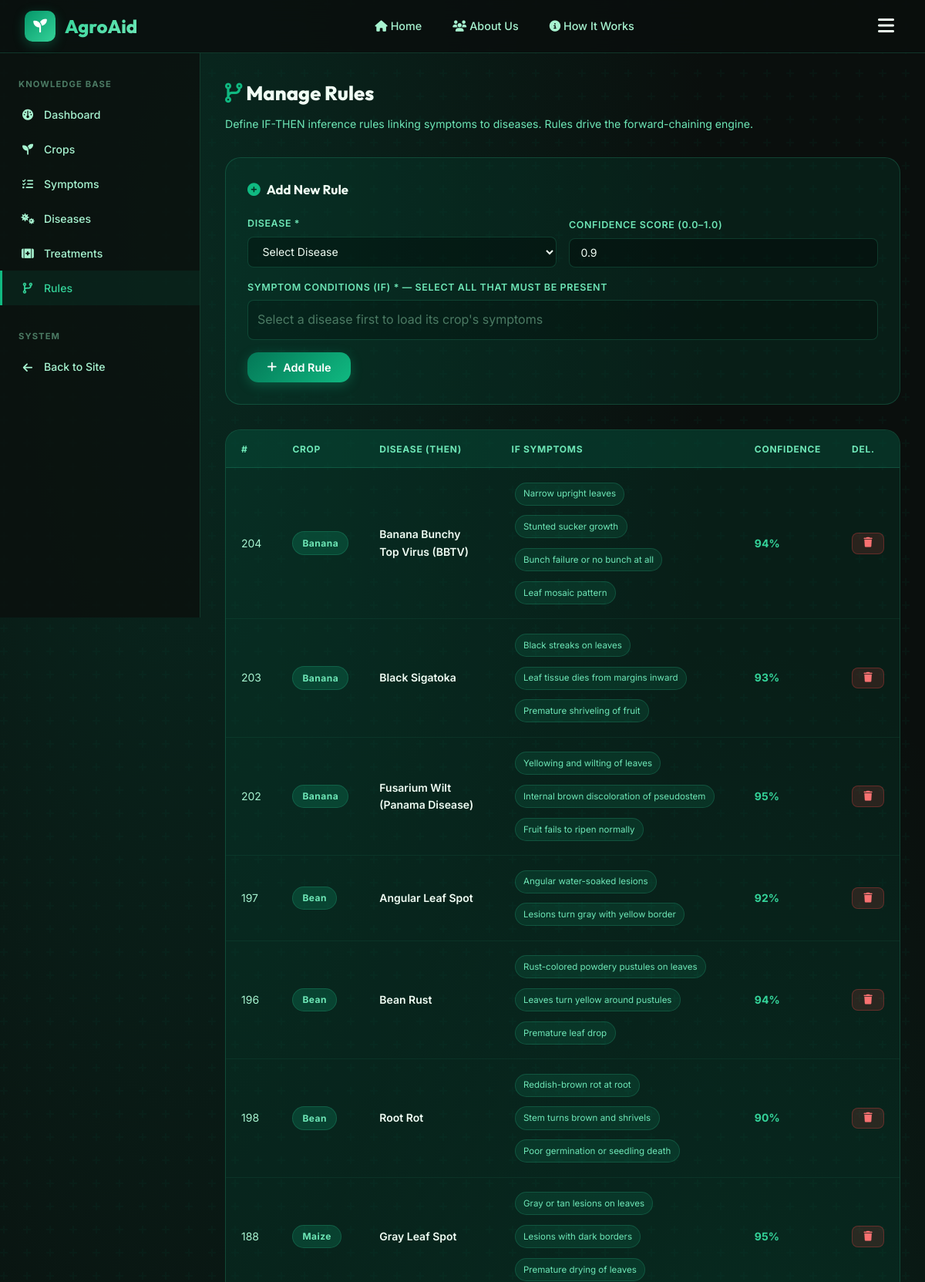
/admin/rules (signed in, upper part), run on the app's committed database.
### tables this page shows
CREATE TABLE rules (
            id INTEGER PRIMARY KEY AUTOINCREMENT,
            disease_id INTEGER NOT NULL,
            confidence_score REAL DEFAULT 1.0,
            FOREIGN KEY (disease_id) REFERENCES diseases(id) ON DELETE CASCADE
        );

CREATE TABLE crops (
            id INTEGER PRIMARY KEY AUTOINCREMENT,
            name TEXT NOT NULL UNIQUE,
            description TEXT,
            icon TEXT DEFAULT 'fa-seedling'
        );

CREATE TABLE diseases (
            id INTEGER PRIMARY KEY AUTOINCREMENT,
            crop_id INTEGER NOT NULL,
            name TEXT NOT NULL,
            description TEXT,
            severity TEXT DEFAULT 'Moderate',
            FOREIGN KEY (crop_id) REFERENCES crops(id) ON DELETE CASCADE
        );

CREATE TABLE symptoms (
            id INTEGER PRIMARY KEY AUTOINCREMENT,
            crop_id INTEGER NOT NULL,
            name TEXT NOT NULL,
            description TEXT,
            FOREIGN KEY (crop_id) REFERENCES crops(id) ON DELETE CASCADE
        );

### app.py (the view, shortened to what this page needs)
@app.route('/admin/rules', methods=['GET', 'POST'])
@login_required
def admin_rules():
    rules = db.get_all_rules()
    diseases = db.get_all_diseases()
    symptoms = db.get_all_symptoms()
    rules_with_symptoms = []
    for rule in rules:
        rule_sym_names = db.get_rule_symptoms(rule['id'])
        rules_with_symptoms.append({**dict(rule), 'symptom_names': rule_sym_names})
    return render_template('admin/rules.html',
                           rules=rules_with_symptoms,
                           diseases=diseases,
                           symptoms=symptoms)

### app.py (called while the page is built)
def login_required(f):
    @wraps(f)
    def decorated_function(*args, **kwargs):
        if not session.get('logged_in'):
            flash('Please log in to access the admin panel.', 'warning')
            return redirect(url_for('login', next=request.url))
        return f(*args, **kwargs)
    return decorated_function

### database.py (called while the page is built)
def get_db():
    conn = sqlite3.connect(DB_PATH)
    conn.row_factory = sqlite3.Row
    conn.execute("PRAGMA foreign_keys = ON")
    return conn

def get_all_symptoms():
    conn = get_db()
    rows = conn.execute('''
        SELECT s.*, c.name as crop_name
        FROM symptoms s JOIN crops c ON s.crop_id=c.id
        ORDER BY c.name, s.name
    ''').fetchall()
    conn.close()
    return rows

def get_all_diseases():
    conn = get_db()
    rows = conn.execute('''
        SELECT d.*, c.name as crop_name
        FROM diseases d JOIN crops c ON d.crop_id=c.id
        ORDER BY c.name, d.name
    ''').fetchall()
    conn.close()
    return rows

def get_all_rules():
    conn = get_db()
    rows = conn.execute('''
        SELECT r.id, r.confidence_score, d.name as disease_name, c.name as crop_name
        FROM rules r
        JOIN diseases d ON r.disease_id=d.id
        JOIN crops c ON d.crop_id=c.id
        ORDER BY c.name, d.name
    ''').fetchall()
    conn.close()
    return rows

def get_rule_symptoms(rule_id):
    conn = get_db()
    rows = conn.execute('''
        SELECT s.name FROM rule_symptoms rs
        JOIN symptoms s ON rs.symptom_id=s.id
        WHERE rs.rule_id=?
    ''', (rule_id,)).fetchall()
    conn.close()
    return [r['name'] for r in rows]

### templates/admin/rules.html (shortened to what this page needs)
{% extends "base.html" %}
{% block content %}
<div class="admin-layout">
  <aside class="admin-sidebar">
    <p class="admin-sidebar-title">Knowledge Base</p>
    <ul class="admin-nav">
      <li><a href="{{ url_for('admin_dashboard') }}"><i class="fa-solid fa-gauge"></i> Dashboard</a></li>
      <li><a href="{{ url_for('admin_crops') }}"><i class="fa-solid fa-seedling"></i> Crops</a></li>
      <li><a href="{{ url_for('admin_symptoms') }}"><i class="fa-solid fa-list-check"></i> Symptoms</a></li>
      <li><a href="{{ url_for('admin_diseases') }}"><i class="fa-solid fa-viruses"></i> Diseases</a></li>
      <li><a href="{{ url_for('admin_treatments') }}"><i class="fa-solid fa-kit-medical"></i> Treatments</a></li>
      <li><a href="{{ url_for('admin_rules') }}" class="active"><i class="fa-solid fa-code-branch"></i> Rules</a></li>
    </ul>
    <p class="admin-sidebar-title">System</p>
    <ul class="admin-nav">
      <li><a href="{{ url_for('index') }}"><i class="fa-solid fa-arrow-left"></i> Back to Site</a></li>
    </ul>
  </aside>
  <main class="admin-content">
    <h1 class="admin-page-title"><i class="fa-solid fa-code-branch" style="color:var(--green-500)"></i> Manage Rules</h1>
    <p class="admin-page-subtitle">Define IF-THEN inference rules linking symptoms to diseases. Rules drive the forward-chaining engine.</p>
    <div class="add-form-card">
      <div class="form-title"><i class="fa-solid fa-plus-circle"></i> Add New Rule</div>
      <form method="POST">
        <div class="form-grid">
          <div class="form-group">
            <label>Disease *</label>
            <select name="disease_id" id="admin-disease-select" class="form-control" required>
              <option value="">Select Disease</option>
            </select>
          </div>
          <div class="form-group">
            <label>Confidence Score (0.0–1.0)</label>
            <input type="number" name="confidence_score" class="form-control" value="0.9" min="0.1" max="1.0" step="0.05">
          </div>
        </div>
        <div class="form-group mt-2">
          <label>Symptom Conditions (IF) * — select all that must be present</label>
          <div class="checkbox-group" id="admin-symptom-checkboxes">
            <span style="color:var(--text-dim)">Select a disease first to load its crop's symptoms</span>
          </div>
        </div>
        <div class="mt-2">
          <button type="submit" class="btn btn-primary"><i class="fa-solid fa-plus"></i> Add Rule</button>
        </div>
      </form>
    </div>
    <div class="table-wrapper">
      <table>
        <thead>
          <tr><th>#</th><th>Crop</th><th>Disease (THEN)</th><th>IF Symptoms</th><th>Confidence</th><th>Del.</th></tr>
        </thead>
        <tbody>
          {% for rule in rules %}
          <tr>
            <td>{{ rule.id }}</td>
            <td><span class="badge badge-low">{{ rule.crop_name }}</span></td>
            <td><strong>{{ rule.disease_name }}</strong></td>
            <td>
              <div style="display:flex;flex-wrap:wrap;gap:0.3rem">
                {% for sym in rule.symptom_names %}
                  <span class="selected-symptom-tag" style="font-size:0.72rem">{{ sym }}</span>
                {% else %}
                  <span style="color:var(--text-dim);font-size:0.8rem">No conditions</span>
                {% endfor %}
              </div>
            </td>
            <td>
              <span style="color:var(--green-400);font-weight:700">{{ (rule.confidence_score * 100)|int }}%</span>
            </td>
            <td>
              <form method="POST" onsubmit="return confirm('Delete this rule?')" style="display:inline">
                <button type="submit" class="btn btn-danger btn-sm"><i class="fa-solid fa-trash"></i></button>
              </form>
            </td>
          </tr>
          {% else %}
          <tr><td colspan="6" class="text-center text-muted">No rules yet.</td></tr>
          {% endfor %}
        </tbody>
      </table>
    </div>
  </main>
</div>
{% endblock %}

### data on the page
rules: id "204", crop_name "Banana", disease_name "Banana Bunchy Top Virus (BBTV)", (rule.confidence_score*100)|int "94"
symptoms: name "Narrow upright leaves"
symptoms: name "Stunted sucker growth"
symptoms: name "Bunch failure or no bunch at all"
symptoms: name "Leaf mosaic pattern"
rules: id "203", crop_name "Banana", disease_name "Black Sigatoka", (rule.confidence_score*100)|int "93"
symptoms: name "Black streaks on leaves"
symptoms: name "Leaf tissue dies from margins inward"
symptoms: name "Premature shriveling of fruit"
rules: id "202", crop_name "Banana", disease_name "Fusarium Wilt (Panama Disease)", (rule.confidence_score*100)|int "95"
symptoms: name "Yellowing and wilting of leaves"
symptoms: name "Internal brown discoloration of pseudostem"
symptoms: name "Fruit fails to ripen normally"
rules: id "197", crop_name "Bean", disease_name "Angular Leaf Spot", (rule.confidence_score*100)|int "92"
symptoms: name "Angular water-soaked lesions"
symptoms: name "Lesions turn gray with yellow border"
rules: id "196", crop_name "Bean", disease_name "Bean Rust", (rule.confidence_score*100)|int "94"
symptoms: name "Rust-colored powdery pustules on leaves"
symptoms: name "Leaves turn yellow around pustules"
symptoms: name "Premature leaf drop"
rules: id "198", crop_name "Bean", disease_name "Root Rot", (rule.confidence_score*100)|int "90"
symptoms: name "Reddish-brown rot at root"
symptoms: name "Stem turns brown and shrivels"
symptoms: name "Poor germination or seedling death"
rules: id "188", crop_name "Maize", disease_name "Gray Leaf Spot", (rule.confidence_score*100)|int "95"
symptoms: name "Gray or tan lesions on leaves"
symptoms: name "Lesions with dark borders"
symptoms: name "Premature drying of leaves"
